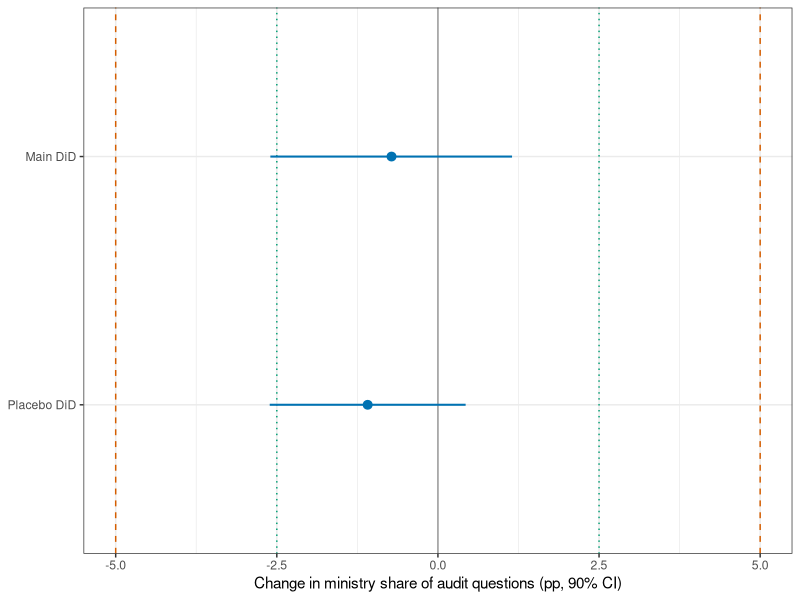

Recreate this plot in R.
# Paper D, Version 2 (2026-09-26). Figure 2.
# Values are written into this script by the Version 2 rerun of the stored
# Arc 4 analysis samples (OLS with committee fixed effects, SE clustered by
# legislator), with cohort-2 pairs labelled 미래한국당 coded supportive.
# Run from this directory: Rscript fig_2.R
# Estimates with 90 percent intervals against margins of 5 and 2.5 points.
library(ggplot2)
eq <- data.frame(
  test = c("Main DiD", "Placebo DiD"),
  b  = c(-0.72, -1.09),
  lo = c(-2.60, -2.61),
  hi = c(1.15, 0.43))
eq$test <- factor(eq$test, levels = rev(eq$test))
p <- ggplot(eq, aes(x = b, y = test)) +
  geom_vline(xintercept = c(-5, 5), linetype = "dashed", colour = "#D55E00") +
  geom_vline(xintercept = c(-2.5, 2.5), linetype = "dotted", colour = "#009E73") +
  geom_vline(xintercept = 0, colour = "grey60") +
  geom_pointrange(aes(xmin = lo, xmax = hi), colour = "#0072B2", linewidth = 0.7) +
  labs(x = "Change in ministry share of audit questions (pp, 90% CI)", y = NULL) +
  theme_bw(base_size = 11)
ggsave("fig_2.pdf", p, width = 7, height = 3)
